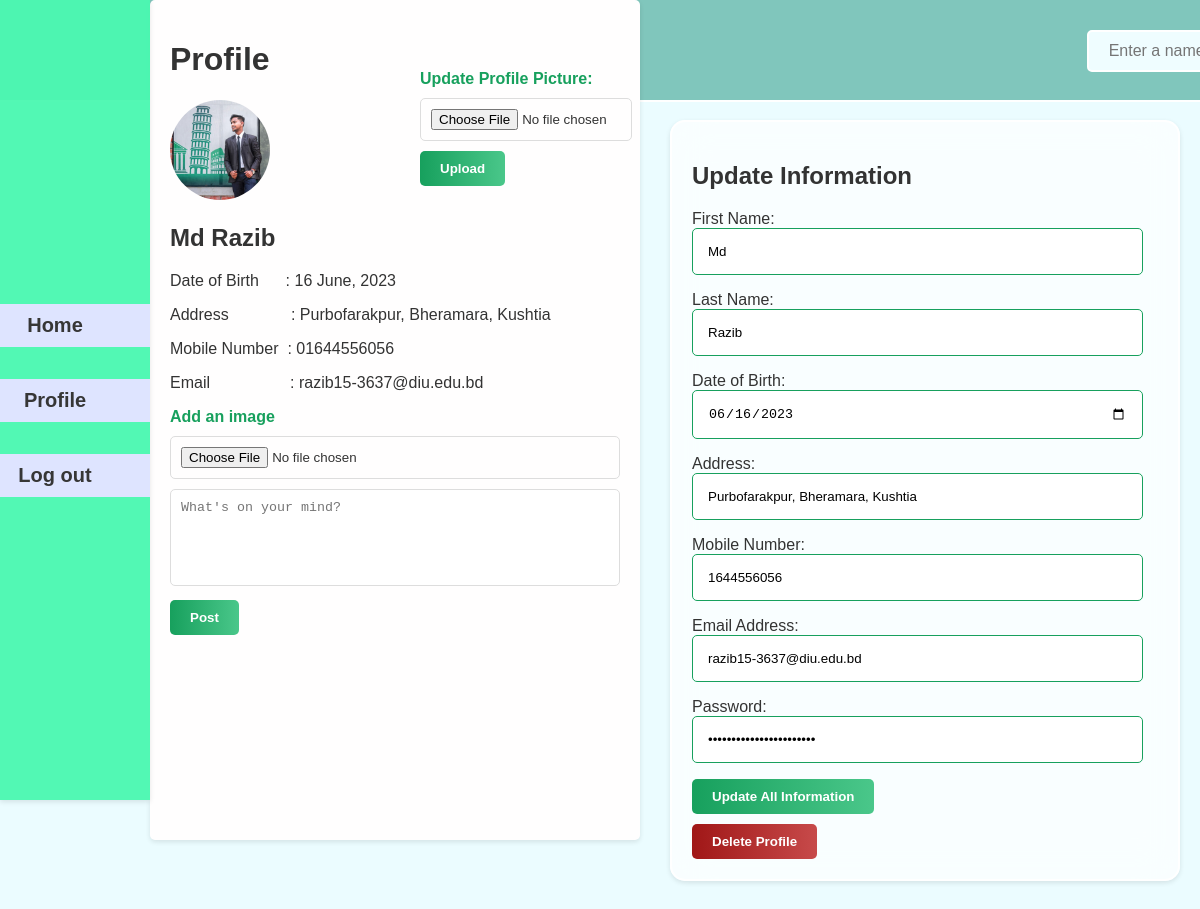
/editProfile.php (signed in), run on the app's committed database.
### tables this page shows
CREATE TABLE `profiles` (
  `id` int(100) NOT NULL,
  `first_name` varchar(100) NOT NULL,
  `last_name` varchar(100) NOT NULL,
  `date_of_birth` varchar(100) NOT NULL,
  `address` varchar(100) NOT NULL,
  `mobile_number` int(100) NOT NULL,
  `email` varchar(100) NOT NULL,
  `passwords` varchar(50) NOT NULL,
  `profile_picture` varchar(100) NOT NULL
);

### editProfile.php (the view, shortened to what this page needs)
<?php
require_once 'dbconn.php';
$user_id = $_SESSION['user_id'];
$sql = "SELECT * FROM profiles WHERE id = '$user_id'";
$result = $conn->query($sql);
if ($result->num_rows === 1) {
  $row = $result->fetch_assoc();
  $first_name = $row['first_name'];
  $last_name = $row['last_name'];
  $date_of_birth = $row['date_of_birth'];
  $date_of_birth = date('d F, Y', strtotime($date_of_birth));
  $address = $row['address'];
  $mobile_number = $row['mobile_number'];
  $email = $row['email'];
  $profile_picture = $row['profile_picture'];
} else {
}
?>
<!DOCTYPE html>
<html lang="en">
<head>
  <link rel="stylesheet" href="css/styles.css">
</head>
<body class="homepage-body">
  <div class="navbar">
    <div class="button-group">
      <button><a href="homepage.php">Home</a></button>
      <button><a href="profile.php">Profile</a></button>
      <button><a href="index.html">Log out</a></button>
    </div>
  </div>
  <div class="upload-container-container">
    <div class="upload-container">
      <div style="display: flex; gap:150px;">
        <div>
          <h1>Profile</h1>
          <img class="profile-picture" src="<?php echo $profile_picture; ?>" alt="<?php echo $profile_picture; ?>">
        </div>
        <div style="margin-top: 50px;">
          <form action="" method="POST" enctype="multipart/form-data">
            <label for="profile_picture">Update Profile Picture:</label>
            <input type="file" name="profile_picture" id="profile_picture" required>
            <button type="submit">Upload</button>
          </form>
        </div>
      </div>
      <h2><?php echo $first_name; ?> <?php echo $last_name; ?></h2>
      <p>Date of Birth&nbsp&nbsp&nbsp&nbsp&nbsp&nbsp: <?php echo $date_of_birth; ?></p>
      <p>Address&nbsp&nbsp&nbsp&nbsp&nbsp&nbsp&nbsp&nbsp&nbsp&nbsp&nbsp&nbsp&nbsp&nbsp: <?php echo $address; ?></p>
      <p>Mobile Number&nbsp&nbsp: 0<?php echo $mobile_number; ?></p>
      <p>Email&nbsp&nbsp&nbsp&nbsp&nbsp&nbsp&nbsp&nbsp&nbsp&nbsp&nbsp&nbsp&nbsp&nbsp&nbsp&nbsp&nbsp&nbsp: <?php echo $email; ?></p>
      <form action="post_photo.php" method="POST" enctype="multipart/form-data">
        <label for="pic">Add an image</label>
        <input type="file" name="pic" id="pic">
        <textarea name="message" rows="5" cols="30" placeholder="What's on your mind?"></textarea>
        <button type="submit">Post</button>
      </form>
    </div>
  </div>
  <div class="fix-width-container">
    <div class="container">
      <div class="button-container ">
        <form action="search.php" method="POST" class="search-form">
          <input type="text" name="search_input" placeholder="Enter a name" required>
        </form>
      </div>
      <div class="search-under-space">
      </div>
      <div class="post-container">
        <?php
        $user_id = $_SESSION['user_id'];
        $sql = "SELECT * FROM profiles WHERE id = '$user_id'";
        $result = $conn->query($sql);
        if ($result->num_rows === 1) {
          $row = $result->fetch_assoc();
          $first_name = $row['first_name'];
          $last_name = $row['last_name'];
          $date_of_birth = $row['date_of_birth'];
          $address = $row['address'];
          $mobile_number = $row['mobile_number'];
          $email = $row['email'];
        } else {
        }
        ?>
        <h2>Update Information</h2>
        <form action="" method="POST">
          <p>
            First Name:
            <input type="text" name="first_name" value="<?php echo $first_name; ?>">
          </p>
          <p>
            Last Name:
            <input type="text" name="last_name" value="<?php echo $last_name; ?>">
          </p>
          <p>
            Date of Birth:
            <input type="date" name="date_of_birth" value="<?php echo $date_of_birth; ?>">
          </p>
          <p>
            Address:
            <input type="text" name="address" value="<?php echo $address; ?>">
          </p>
          <p>
            Mobile Number:
            <input type="tel" name="mobile_number" value="<?php echo $mobile_number; ?>">
          </p>
          <p>
            Email Address:
            <input type="email" name="email" value="<?php echo $email; ?>">
          </p>
          <p>
            Password:
            <input type="password" name="passwords" value="<?php echo $email; ?>">
          </p>
          <button type="submit">Update All Information</button>
        </form>
        <form action="" method="POST">
          <button style="background: linear-gradient(to right, #a01717, #c74a4a); margin-top:10px;" type="submit" name="delete_profile">Delete Profile</button>
        </form>
      </div>
    </div>
  </div>
</body>
</html>

### css/styles.css (style rules this page uses)
label { display: block; margin-bottom: 5px; color: #17a05d; font-weight: bold; }
input[type="email"], input[type="password"] { width: 90%; padding: 15px; border: 1px solid #17a05d; border-radius: 5px; }
button[type="submit"] { background: linear-gradient(to right, #17a05d, #4ac78a); color: #ffffff; padding: 10px 20px; border: none; border-radius: 5px; cursor: pointer; font-weight: bold; transition: background-color 0.3s ease; }
a { display: block; text-align: center; color: #17a05d; text-decoration: none; font-weight: bold; font-size: 14px; }
input[type="text"], input[type="date"], input[type="tel"], input[type="email"], input[type="password"] { width: 90%; padding: 15px; border: 1px solid #17a05d; border-radius: 5px; }
.homepage-body { font-family: Arial, sans-serif; margin: 0; padding: 0; background-color: #ebfcff; background-image: url('../design-photo/login0.png'); background-repeat: no-repeat; background-size: cover; background-position: right; color: #333333; }
.navbar { background-color: #4af8b0f2; background-image: url('../design-photo/bg11.png'); background-repeat: no-repeat; background-size: cover; background-position: right; box-shadow: 0 2px 5px rgba(0, 0, 0, 0.1); overflow: hidden; position: fixed; top: 0; width: 150px; height: 100vh; z-index: 100; display: flex; justify-content: center; }
.navbar button { background-color: transparent; border: none; cursor: pointer; }
.navbar a { display: inline-block; background-color: #bec9bc; border: none; color: #ffffff; padding: 10px 20px; margin: 10px 0px; font-size: 16px; text-decoration: none; cursor: pointer; transition: background-color 0.3s ease; }
.button-group { display: flex; justify-content: center; flex-direction: column; gap: 10px; margin-left: auto; margin-right: auto; }
.button-group button a { background-color: #dee4ff; width: 150px; margin-left: -40px; border: none; color: #363636; font-size: 20px; font-weight: 700; cursor: pointer; transition: background-color 0.3s ease; }
.profile-picture { width: 100px; height: 100px; border-radius: 50%; object-fit: cover; }
.upload-container { width: 450px; background-color: #fffefe; padding: 20px; border-radius: 5px; box-shadow: 0 2px 5px rgba(0, 0, 0, 0.1); position: fixed; top: 0; left: 150px; height: 100vh; z-index: 2; }
.upload-container label { display: block; margin-bottom: 10px; font-weight: bold; }
.upload-container input[type="file"], .upload-container textarea { width: 95%; padding: 10px; margin-bottom: 10px; border: 1px solid #dddddd; border-radius: 5px; resize: none; }
.upload-container button[type="submit"] { background-color: #3e62a4; color: #ffffff; padding: 10px 20px; border: none; border-radius: 5px; cursor: pointer; font-weight: bold; transition: background-color 0.3s ease; }
.upload-container-container { overflow: hidden; display: flex; justify-content: center; }
.fix-width-container { margin-left: 650px; }
.container { max-width: 1000px; margin: 0 auto; padding: 20px; }
.search-form { display: flex; position: fixed; top: 30px; z-index: 2; }
.button-container { display: flex; justify-content: flex-end; margin: auto; margin-bottom: 90px; margin-top: -90px; width: 780px; }
.button-container input { background-color: #effdff; border: 2px solid #ffffff; color: #212121; padding: 10px 20px; font-size: 16px; border-radius: 5px; margin: 0 5px; margin-top: 0px; }
.search-under-space { height: 100px; }
.post-container { background-color: rgb(255, 255, 255, 70%); backdrop-filter: blur(20px); padding: 20px; box-shadow: 0 2px 5px rgba(0, 0, 0, 0.1); margin-bottom: 10px; border: 2px solid #ffffff; border-radius: 15px; }

### data on the page
profiles: profile_picture (picture), first_name "Md", last_name "Razib", date_of_birth "16 June, 2023", address "Purbofarakpur, Bheramara, Kushtia", mobile_number "1644556056", email "razib15-3637@diu.edu.bd", date_of_birth "06/16/2023"
